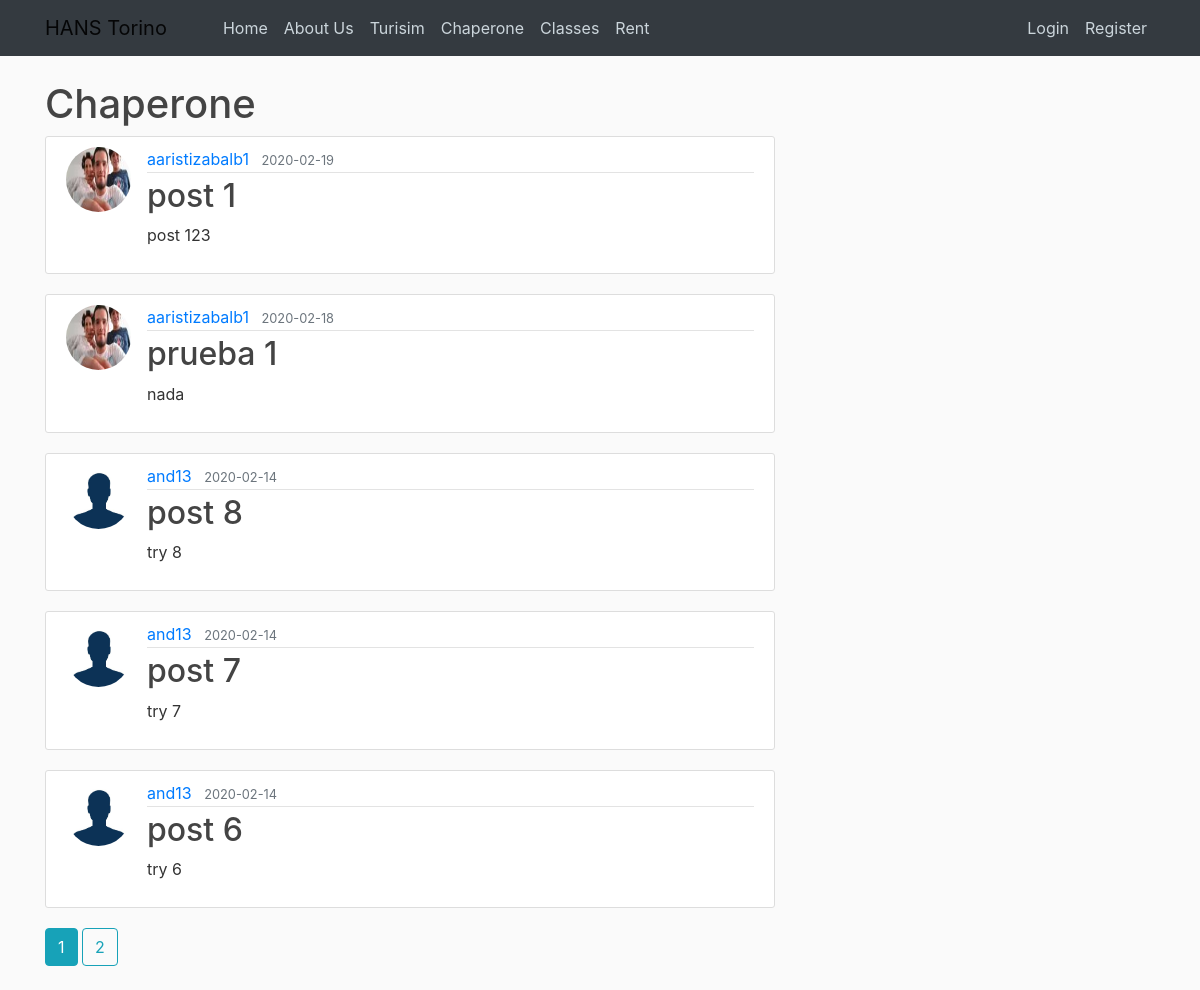
The page /chaperone on the database its author committed.
### flaskblog/models.py (models this page shows, shortened)
class Post(db.Model):
    id = db.Column(db.Integer, primary_key=True)
    title = db.Column(db.String(100), nullable=False)
    date_posted = db.Column(db.DateTime, nullable=False, default=datetime.utcnow)
    content = db.Column(db.Text, nullable=False)
    user_id = db.Column(db.Integer, db.ForeignKey('user.id'), nullable=False)

class User(db.Model, UserMixin):
    id = db.Column(db.Integer, primary_key=True)
    username = db.Column(db.String(20), unique=True, nullable=False)
    email = db.Column(db.String(120), unique=True, nullable=False)
    image_file = db.Column(db.String(20), nullable=False, default='default1.jpg')
    password = db.Column(db.String(60), nullable=False)
    posts = db.relationship('Post', backref='author', lazy=True)

### flaskblog/routes.py (the view)
@app.route("/chaperone")
def chaperone():
    page = request.args.get('page', 1, type=int)
    posts = Post.query.order_by(Post.date_posted.desc()).paginate(page=page, per_page=5)
    return render_template('chaperone.html', title='Chaperone', posts=posts)

### flaskblog/templates/chaperone.html
{% extends "layout.html" %}
{% block content %}
    <h1 class="navbar-dark" >Chaperone</h1>
    {% for post in posts.items %}
        <article class="media content-section">
          <img class="rounded-circle article-img" src="{{ url_for('static', filename='profile_pics/' + post.author.image_file) }}">
          <div class="media-body">
            <div class="article-metadata">
              <a class="mr-2" href="{{ url_for('user_posts', username=post.author.username) }}">{{ post.author.username }}</a>
              <small class="text-muted">{{ post.date_posted.strftime('%Y-%m-%d') }}</small>
            </div>
            <h2><a class="article-title" href="{{ url_for('post', post_id=post.id) }}">{{ post.title }}</a></h2>
            <p class="article-content">{{ post.content }}</p>
          </div>
        </article>
    {% endfor %}
    {% for page_num in posts.iter_pages(left_edge=1, right_edge=1, left_current=1, right_current=2) %}
      {% if page_num %}
        {% if posts.page == page_num %}
          <a class="btn btn-info mb-4" href="{{ url_for('chaperone', page=page_num) }}">{{ page_num }}</a>
        {% else %}
          <a class="btn btn-outline-info mb-4" href="{{ url_for('chaperone', page=page_num) }}">{{ page_num }}</a>
        {% endif %}
      {% else %}
        ...
      {% endif %}
    {% endfor %}
{% endblock content %}

### flaskblog/templates/layout.html (shortened to what this page needs)
<!DOCTYPE html>
<html>
<head>
    <link rel="stylesheet" href="https://maxcdn.bootstrapcdn.com/bootstrap/4.0.0/css/bootstrap.min.css">
    <link rel="stylesheet" type="text/css" href="{{ url_for('static', filename='main.css') }}">
</head>
<body>
 <header class="site-header">
      <nav class="navbar navbar-expand-md navbar-light   bg-dark fixed-top">
        <div class="container">
          <a class="navbar-brand mr-5" href="/">HANS Torino</a>
          <div class="collapse navbar-collapse" id="navbarToggle">
            <div class="navbar-nav mr-auto">
              <a class="nav-item nav-link" href="{{ url_for('home') }}">Home</a>
              <a class="nav-item nav-link" href="{{ url_for('about') }}">About Us</a>
              <a class="nav-item nav-link" href="{{ url_for('turisim') }}">Turisim</a>
              <a class="nav-item nav-link" href="{{ url_for('chaperone') }}">Chaperone</a>
              <a class="nav-item nav-link" href="{{ url_for('classes') }}">Classes</a>
              <a class="nav-item nav-link" href="{{ url_for('rent') }}">Rent</a>
            </div>
            <div class="navbar-nav">
              {% if current_user.is_authenticated %}
                <a class="nav-item nav-link" href="{{ url_for('new_post') }}">New Post</a>
                <a class="nav-item nav-link" href="{{ url_for('account') }}">Account</a>
                <a class="nav-item nav-link" href="{{ url_for('logout') }}">Logout</a>
              {% else %}
                <a class="nav-item nav-link" href="{{ url_for('login') }}">Login</a>
                <a class="nav-item nav-link" href="{{ url_for('register') }}">Register</a>
              {% endif %}
            </div>
          </div>
        </div>
      </nav>
    </header>
    <main role="main" class="container">
      <div class="row">
        <div class="col-md-8">
          {% block content %}{% endblock %}
        </div>
      </div>
    </main>
</body>
</html>

### flaskblog/static/main.css (style rules this page uses)
body { background: #fafafa; color: #333333; margin-top: 5rem; }
h1, h2, h3, h4, h5, h6 { color: #444444; }
.site-header .navbar-nav .nav-link { color: #cbd5db; }
.content-section { background: #ffffff; padding: 10px 20px; border: 1px solid #dddddd; border-radius: 3px; margin-bottom: 20px; }
.article-title { color: #444444; }
.article-content { white-space: pre-line; }
.article-img { height: 65px; width: 65px; margin-right: 16px; }
.article-metadata { padding-bottom: 1px; margin-bottom: 4px; border-bottom: 1px solid #e3e3e3 }

### rows shown on the page
Post: image_file (picture), author.username "aaristizabalb1", date_posted "2020-02-19", title "post 1", content "post 123"
Post: image_file (picture), author.username "aaristizabalb1", date_posted "2020-02-18", title "prueba 1", content "nada"
Post: image_file (placeholder picture), author.username "and13", date_posted "2020-02-14", title "post 8", content "try 8"
Post: image_file (placeholder picture), author.username "and13", date_posted "2020-02-14", title "post 7", content "try 7"
Post: image_file (placeholder picture), author.username "and13", date_posted "2020-02-14", title "post 6", content "try 6"

### other values the page prints
{{ page_num }} "1"
{{ page_num }} "2"
